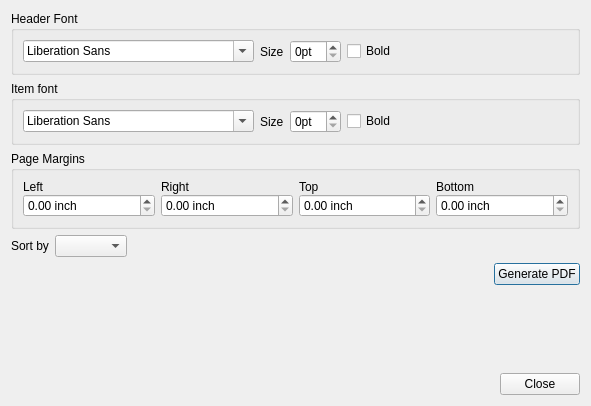
<?xml version="1.0" encoding="UTF-8"?>
<ui version="4.0">
 <class>DlgBookCreator</class>
 <widget class="QDialog" name="DlgBookCreator">
  <property name="geometry">
   <rect>
    <x>0</x>
    <y>0</y>
    <width>591</width>
    <height>406</height>
   </rect>
  </property>
  <property name="windowTitle">
   <string>Songbook Creator</string>
  </property>
  <layout class="QVBoxLayout" name="verticalLayout_3">
   <item>
    <widget class="QGroupBox" name="groupBox">
     <property name="title">
      <string>Header Font</string>
     </property>
     <layout class="QVBoxLayout" name="verticalLayout">
      <item>
       <layout class="QHBoxLayout" name="horizontalLayout">
        <item>
         <widget class="QFontComboBox" name="fontCbxHeader"/>
        </item>
        <item>
         <widget class="QLabel" name="label">
          <property name="text">
           <string>Size</string>
          </property>
         </widget>
        </item>
        <item>
         <widget class="QSpinBox" name="spinBoxSizeHeader">
          <property name="suffix">
           <string>pt</string>
          </property>
         </widget>
        </item>
        <item>
         <widget class="QCheckBox" name="checkBoxBoldHeader">
          <property name="text">
           <string>Bold</string>
          </property>
         </widget>
        </item>
        <item>
         <spacer name="horizontalSpacer">
          <property name="orientation">
           <enum>Qt::Horizontal</enum>
          </property>
          <property name="sizeHint" stdset="0">
           <size>
            <width>40</width>
            <height>20</height>
           </size>
          </property>
         </spacer>
        </item>
       </layout>
      </item>
     </layout>
    </widget>
   </item>
   <item>
    <widget class="QGroupBox" name="groupBox_2">
     <property name="title">
      <string>Item font</string>
     </property>
     <layout class="QVBoxLayout" name="verticalLayout_2">
      <item>
       <layout class="QHBoxLayout" name="horizontalLayout_2">
        <item>
         <widget class="QFontComboBox" name="fontCbxItem"/>
        </item>
        <item>
         <widget class="QLabel" name="label_2">
          <property name="text">
           <string>Size</string>
          </property>
         </widget>
        </item>
        <item>
         <widget class="QSpinBox" name="spinBoxSizeItem">
          <property name="suffix">
           <string>pt</string>
          </property>
         </widget>
        </item>
        <item>
         <widget class="QCheckBox" name="checkBoxBoldItem">
          <property name="text">
           <string>Bold</string>
          </property>
         </widget>
        </item>
        <item>
         <spacer name="horizontalSpacer_2">
          <property name="orientation">
           <enum>Qt::Horizontal</enum>
          </property>
          <property name="sizeHint" stdset="0">
           <size>
            <width>40</width>
            <height>20</height>
           </size>
          </property>
         </spacer>
        </item>
       </layout>
      </item>
     </layout>
    </widget>
   </item>
   <item>
    <widget class="QGroupBox" name="groupBox_3">
     <property name="title">
      <string>Page Margins</string>
     </property>
     <layout class="QGridLayout" name="gridLayout_2">
      <property name="verticalSpacing">
       <number>0</number>
      </property>
      <item row="1" column="3">
       <widget class="QDoubleSpinBox" name="doubleSpinBoxBottom">
        <property name="suffix">
         <string> inch</string>
        </property>
        <property name="singleStep">
         <double>0.050000000000000</double>
        </property>
       </widget>
      </item>
      <item row="1" column="0">
       <widget class="QDoubleSpinBox" name="doubleSpinBoxLeft">
        <property name="suffix">
         <string> inch</string>
        </property>
        <property name="singleStep">
         <double>0.050000000000000</double>
        </property>
       </widget>
      </item>
      <item row="1" column="2">
       <widget class="QDoubleSpinBox" name="doubleSpinBoxTop">
        <property name="suffix">
         <string> inch</string>
        </property>
        <property name="singleStep">
         <double>0.050000000000000</double>
        </property>
       </widget>
      </item>
      <item row="1" column="1">
       <widget class="QDoubleSpinBox" name="doubleSpinBoxRight">
        <property name="suffix">
         <string> inch</string>
        </property>
        <property name="singleStep">
         <double>0.050000000000000</double>
        </property>
       </widget>
      </item>
      <item row="0" column="0">
       <widget class="QLabel" name="label_4">
        <property name="text">
         <string>Left</string>
        </property>
       </widget>
      </item>
      <item row="0" column="1">
       <widget class="QLabel" name="label_5">
        <property name="text">
         <string>Right</string>
        </property>
       </widget>
      </item>
      <item row="0" column="2">
       <widget class="QLabel" name="label_6">
        <property name="text">
         <string>Top</string>
        </property>
       </widget>
      </item>
      <item row="0" column="3">
       <widget class="QLabel" name="label_7">
        <property name="text">
         <string>Bottom</string>
        </property>
       </widget>
      </item>
     </layout>
    </widget>
   </item>
   <item>
    <layout class="QHBoxLayout" name="horizontalLayout_3">
     <item>
      <widget class="QLabel" name="label_3">
       <property name="text">
        <string>Sort by</string>
       </property>
      </widget>
     </item>
     <item>
      <widget class="QComboBox" name="comboBoxSort">
       <property name="currentIndex">
        <number>-1</number>
       </property>
      </widget>
     </item>
     <item>
      <spacer name="horizontalSpacer_3">
       <property name="orientation">
        <enum>Qt::Horizontal</enum>
       </property>
       <property name="sizeHint" stdset="0">
        <size>
         <width>40</width>
         <height>20</height>
        </size>
       </property>
      </spacer>
     </item>
    </layout>
   </item>
   <item>
    <layout class="QHBoxLayout" name="horizontalLayout_4">
     <item>
      <spacer name="horizontalSpacer_4">
       <property name="orientation">
        <enum>Qt::Horizontal</enum>
       </property>
       <property name="sizeHint" stdset="0">
        <size>
         <width>40</width>
         <height>20</height>
        </size>
       </property>
      </spacer>
     </item>
     <item>
      <widget class="QPushButton" name="btnGenerate">
       <property name="text">
        <string>Generate PDF</string>
       </property>
      </widget>
     </item>
    </layout>
   </item>
   <item>
    <spacer name="verticalSpacer">
     <property name="orientation">
      <enum>Qt::Vertical</enum>
     </property>
     <property name="sizeHint" stdset="0">
      <size>
       <width>20</width>
       <height>14</height>
      </size>
     </property>
    </spacer>
   </item>
   <item>
    <layout class="QHBoxLayout" name="horizontalLayout_5">
     <item>
      <widget class="QDialogButtonBox" name="buttonBox">
       <property name="standardButtons">
        <set>QDialogButtonBox::Close</set>
       </property>
      </widget>
     </item>
    </layout>
   </item>
  </layout>
 </widget>
 <resources/>
 <connections/>
</ui>
